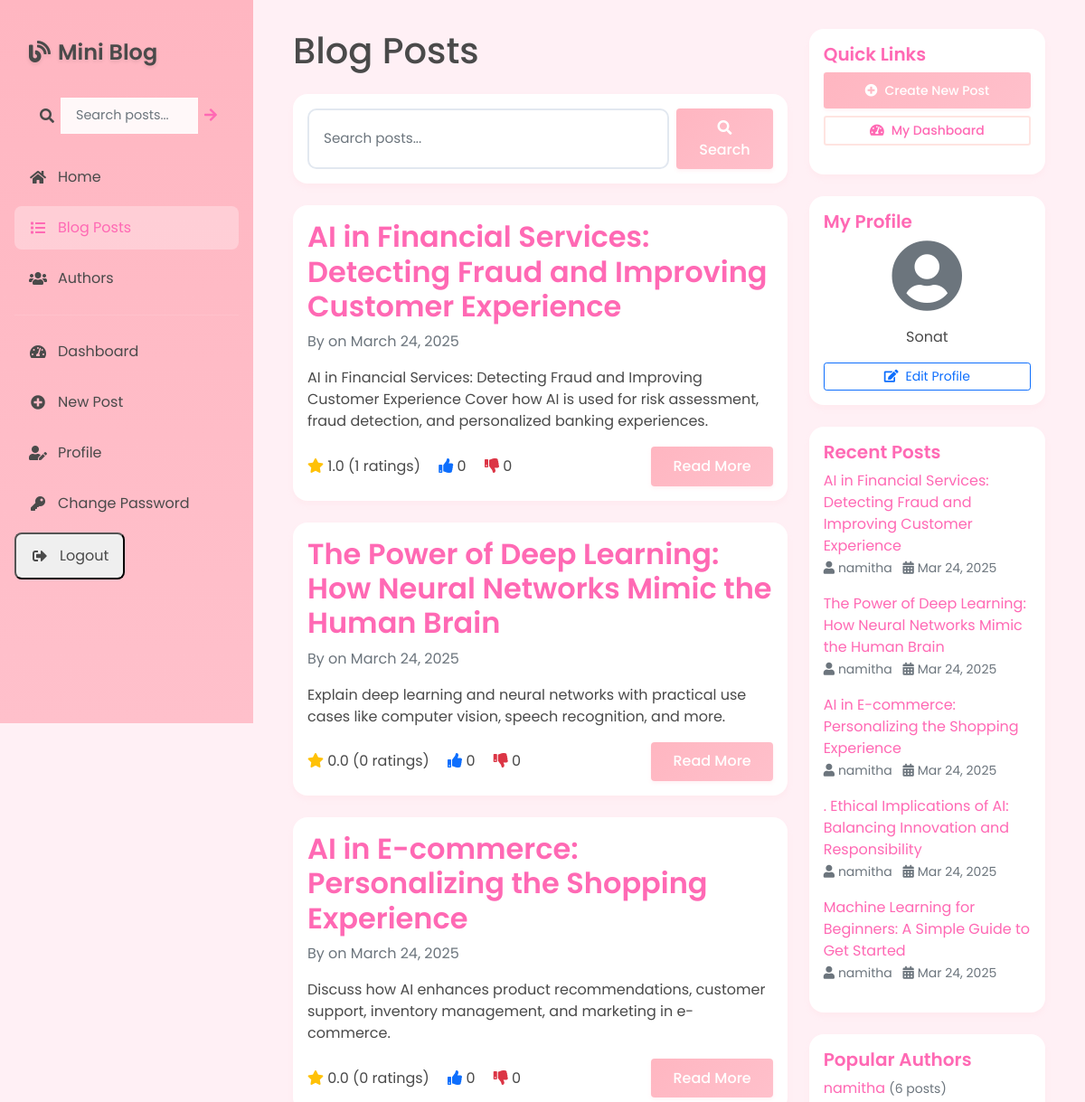
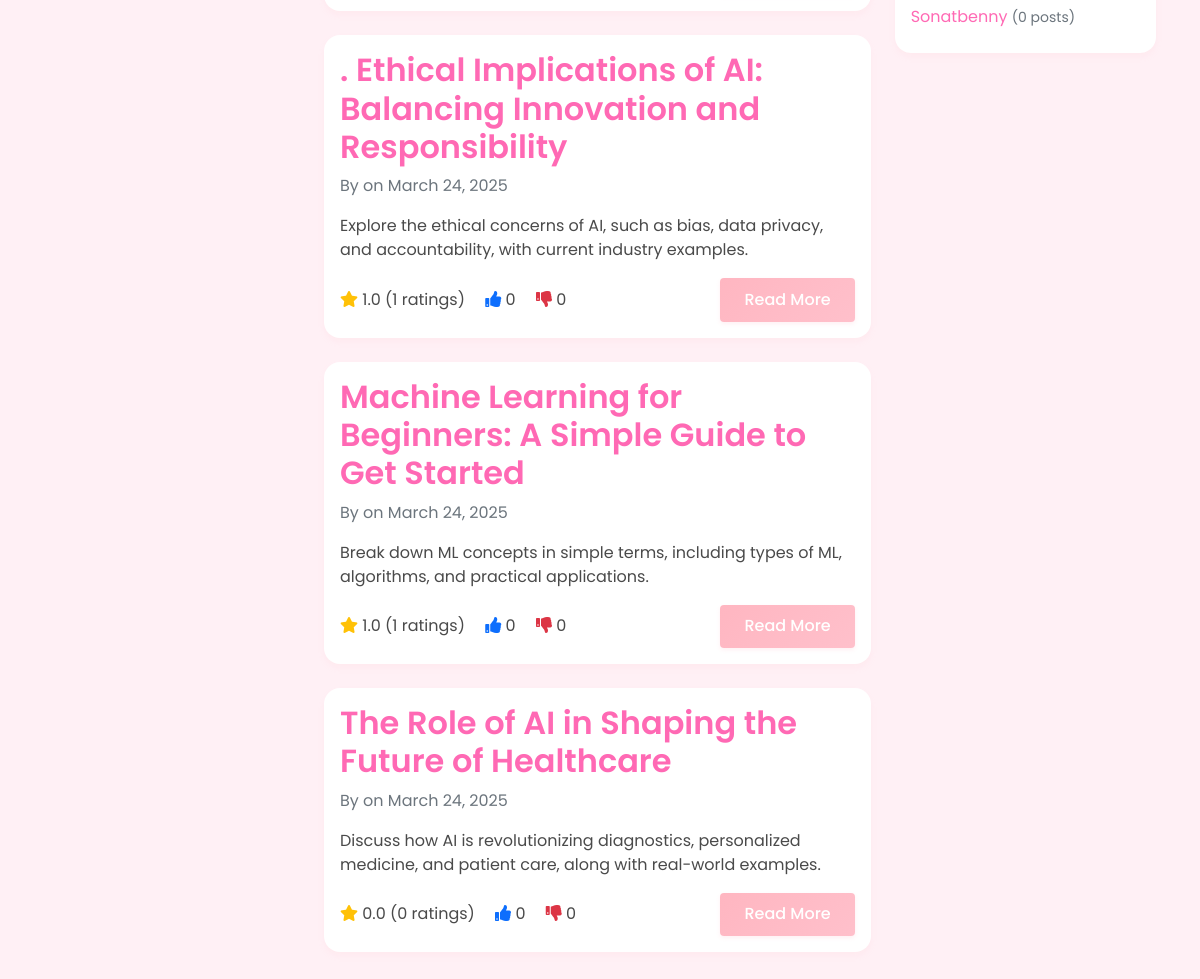
The app's page /blog/blogs/ (signed in) with its own data (2 pictures, top to bottom).
### app/models.py (models this page shows, shortened)
class Blog(models.Model):
    title = models.CharField(max_length=200)
    author = models.ForeignKey(Author, on_delete=models.CASCADE)
    content = models.TextField(help_text="Write your blog content here")
    post_date = models.DateTimeField(default=timezone.now)
    image = models.ImageField(upload_to='blog_images/', null=True, blank=True)
    audio = models.FileField(upload_to='blog_audio/', null=True, blank=True, help_text='Upload an audio file (MP3, WAV)')
    average_rating = models.DecimalField(max_digits=3, decimal_places=2, default=0.00)
    total_ratings = models.IntegerField(default=0)
    likes_count = models.IntegerField(default=0)
    dislikes_count = models.IntegerField(default=0)
    class Meta:
        ordering = ['-post_date']

class Author(models.Model):
    user = models.OneToOneField(User, on_delete=models.CASCADE)
    bio = models.TextField(max_length=500, help_text="Enter your biography", blank=True)
    profile_picture = models.ImageField(upload_to='profile_pics/', default='profile_pics/default.png')

### app/views.py (the view)
# urls.py: path('blog/blogs/', views.BlogListView.as_view(), name='blog-list'),
class BlogListView(generic.ListView):
    model = Blog
    template_name = 'app/blog_list.html'
    context_object_name = 'blogs'
    ordering = ['-post_date']
    paginate_by = 10
    def get_queryset(self):
        queryset = super().get_queryset()
        search_query = self.request.GET.get('q')
        if search_query:
            queryset = queryset.filter(
                Q(title__icontains=search_query) |
                Q(content__icontains=search_query) |
                Q(author__user__username__icontains=search_query)
            )
        return queryset
    def get_context_data(self, **kwargs):
        context = super().get_context_data(**kwargs)
        context['search_query'] = self.request.GET.get('q', '')
        context['recent_blogs'] = Blog.objects.all().order_by('-post_date')[:5]
        context['popular_authors'] = Author.objects.annotate(
            post_count=Count('blog')
        ).order_by('-post_count')[:5]
        return context

### app/templates/app/blog_list.html (shortened to what this page needs)
{% extends "app/base.html" %}
{% block content %}
<div class="container">
    <div class="row">
        <div class="col-md-8">
            <h1 class="mb-4">Blog Posts</h1>
            <div class="card mb-4">
                <div class="card-body">
                    <form method="get" class="d-flex">
                        <input type="text" name="q" class="form-control me-2" placeholder="Search posts..." value="{{ search_query }}">
                        <button type="submit" class="btn btn-primary">
                            <i class="fas fa-search"></i> Search
                        </button>
                    </form>
                </div>
            </div>
            {% if blogs %}
                {% for blog in blogs %}
                    <div class="card mb-4">
                        <div class="card-body">
                            <h2 class="card-title">
                                <a href="{% url 'app:blog-detail' blog.pk %}" class="text-decoration-none">
                                    {{ blog.title }}
                                </a>
                            </h2>
                            <p class="card-text text-muted">
                                By {{ blog.author.username }} on {{ blog.post_date|date:"F d, Y" }}
                            </p>
                            <p class="card-text">{{ blog.content|truncatewords:50 }}</p>
                            <div class="d-flex justify-content-between align-items-center">
                                <div class="blog-stats">
                                    <span class="me-3">
                                        <i class="fas fa-star text-warning"></i> {{ blog.average_rating|floatformat:1 }}
                                        ({{ blog.total_ratings }} ratings)
                                    </span>
                                    <span class="me-3">
                                        <i class="fas fa-thumbs-up text-primary"></i> {{ blog.likes_count }}
                                    </span>
                                    <span>
                                        <i class="fas fa-thumbs-down text-danger"></i> {{ blog.dislikes_count }}
                                    </span>
                                </div>
                                <a href="{% url 'app:blog-detail' blog.pk %}" class="btn btn-primary">
                                    Read More
                                </a>
                            </div>
                        </div>
                    </div>
                {% endfor %}
            {% else %}
                <div class="alert alert-info">
                    <i class="fas fa-info-circle me-2"></i>
                    No blog posts found. {% if search_query %}Try a different search query.{% else %}Be the first to create a post!{% endif %}
                </div>
            {% endif %}
        </div>
        <div class="col-md-4">
            <div class="card mb-4">
                <div class="card-body">
                    <h5 class="card-title">Quick Links</h5>
                    <ul class="list-unstyled">
                        {% if user.is_authenticated %}
                            <li class="mb-2">
                                <a href="{% url 'app:blog-create' %}" class="btn btn-primary btn-sm w-100">
                                    <i class="fas fa-plus-circle me-2"></i>Create New Post
                                </a>
                            </li>
                            <li class="mb-2">
                                <a href="{% url 'app:author-dashboard' %}" class="btn btn-outline-secondary btn-sm w-100">
                                    <i class="fas fa-tachometer-alt me-2"></i>My Dashboard
                                </a>
                            </li>
                        {% else %}
                            <li class="mb-2">
                                <a href="{% url 'login' %}" class="btn btn-primary btn-sm w-100">
                                    <i class="fas fa-sign-in-alt me-2"></i>Login to Post
                                </a>
                            </li>
                        {% endif %}
                    </ul>
                </div>
            </div>
            {% if user.is_authenticated %}
            <div class="card mb-4">
                <div class="card-body">
                    <h5 class="card-title">My Profile</h5>
                    <div class="text-center mb-3">
                        {% if user.author.profile_picture %}
                            <img src="{{ user.author.profile_picture.url }}" alt="Profile Picture" class="rounded-circle" style="width: 100px; height: 100px; object-fit: cover;">
                        {% else %}
                            <i class="fas fa-user-circle fa-5x text-secondary"></i>
                        {% endif %}
                    </div>
                    <p class="text-center mb-2">{{ user.username }}</p>
                    <a href="{% url 'app:profile-update' %}" class="btn btn-outline-primary btn-sm w-100">
                        <i class="fas fa-edit me-2"></i>Edit Profile
                    </a>
                </div>
            </div>
            {% endif %}
            <div class="card mb-4">
                <div class="card-body">
                    <h5 class="card-title">Recent Posts</h5>
                    {% for recent_blog in recent_blogs %}
                        <div class="mb-3">
                            <a href="{% url 'app:blog-detail' recent_blog.pk %}" class="text-decoration-none">
                                {{ recent_blog.title }}
                            </a>
                            <br>
                            <small class="text-muted">
                                <i class="fas fa-user me-1"></i>{{ recent_blog.author.user.username }}
                                <i class="fas fa-calendar-alt ms-2 me-1"></i>{{ recent_blog.post_date|date:"M d, Y" }}
                            </small>
                        </div>
                    {% empty %}
                        <p class="text-muted">No recent posts</p>
                    {% endfor %}
                </div>
            </div>
            <div class="card">
                <div class="card-body">
                    <h5 class="card-title">Popular Authors</h5>
                    {% for author in popular_authors %}
                        <div class="mb-2">
                            <a href="{% url 'app:author-detail' author.pk %}" class="text-decoration-none">
                                {{ author.user.username }}
                            </a>
                            <small class="text-muted">({{ author.blog_set.count }} posts)</small>
                        </div>
                    {% empty %}
                        <p class="text-muted">No authors yet</p>
                    {% endfor %}
                </div>
            </div>
        </div>
    </div>
</div>
{% endblock %}

### app/templates/app/base.html (style rules this page uses)
:root { --primary-color: #FFB6C1; --primary-light: #FFC0CB; --secondary-color: #FFE4E1; --accent-color: #FF69B4; --background-light: #FFF0F5; --background-soft: #FFF5F8; --text-primary: #4A4A4A; --text-secondary: #666666; --success-light: #98FB98; --success-dark: #3CB371; --info-light: #B0E0E6; --info-dark: #4682B4; --warning-light: #FFE4B5; --warning-dark: #FFA500; --danger-light: #FFB6C1; --danger-dark: #FF4500; }
body { font-family: 'Poppins', sans-serif; background: var(--background-light); color: var(--text-primary); display: flex; min-height: 100vh; }
.card { border: none; border-radius: 16px; box-shadow: 0 4px 6px rgba(255, 182, 193, 0.1); transition: transform 0.3s ease, box-shadow 0.3s ease; background: white; }
.card-title { color: var(--accent-color); font-weight: 600; }
.btn-primary { background: linear-gradient(135deg, var(--primary-color), var(--primary-light)); border: none; padding: 0.6rem 1.5rem; font-weight: 500; transition: all 0.3s ease; box-shadow: 0 2px 4px rgba(255, 182, 193, 0.2); }
.btn-outline-secondary { border: 2px solid var(--secondary-color); color: var(--accent-color); font-weight: 500; transition: all 0.3s ease; }
.form-control { border-radius: 10px; border: 2px solid #e2e8f0; padding: 0.75rem 1rem; transition: all 0.3s ease; font-size: 0.95rem; }
a { color: var(--accent-color); transition: all 0.3s ease; }

### records on screen
Blog: title "AI in Financial Services: Detecting Fraud and Improving Customer Experience", post_date "March 24, 2025", content "AI in Financial Services: Detecting Fraud and Improving Customer Experience Cover how AI is used for risk assessment, fraud detection, and personalized banking experiences.", average_rating "1.0", total_ratings "1", likes_count "0", dislikes_count "0", author.user.username "namitha", post_date "Mar 24, 2025"
Blog: title "The Power of Deep Learning: How Neural Networks Mimic the Human Brain", post_date "March 24, 2025", content "Explain deep learning and neural networks with practical use cases like computer vision, speech recognition, and more.", average_rating "0.0", total_ratings "0", likes_count "0", dislikes_count "0", author.user.username "namitha", post_date "Mar 24, 2025"
Blog: title "AI in E-commerce: Personalizing the Shopping Experience", post_date "March 24, 2025", content "Discuss how AI enhances product recommendations, customer support, inventory management, and marketing in e-commerce.", average_rating "0.0", total_ratings "0", likes_count "0", dislikes_count "0", author.user.username "namitha", post_date "Mar 24, 2025"
Blog: title ". Ethical Implications of AI: Balancing Innovation and Responsibility", post_date "March 24, 2025", content "Explore the ethical concerns of AI, such as bias, data privacy, and accountability, with current industry examples.", average_rating "1.0", total_ratings "1", likes_count "0", dislikes_count "0", author.user.username "namitha", post_date "Mar 24, 2025"
Blog: title "Machine Learning for Beginners: A Simple Guide to Get Started", post_date "March 24, 2025", content "Break down ML concepts in simple terms, including types of ML, algorithms, and practical applications.", average_rating "1.0", total_ratings "1", likes_count "0", dislikes_count "0", author.user.username "namitha", post_date "Mar 24, 2025"
Blog: title "The Role of AI in Shaping the Future of Healthcare", post_date "March 24, 2025", content "Discuss how AI is revolutionizing diagnostics, personalized medicine, and patient care, along with real-world examples.", average_rating "0.0", total_ratings "0", likes_count "0", dislikes_count "0"
Author: user.username "namitha", blog_set.count "6"
Author: user.username "Sonatbenny", blog_set.count "0"

### other values on screen
{{ user.username }} "Sonat"
